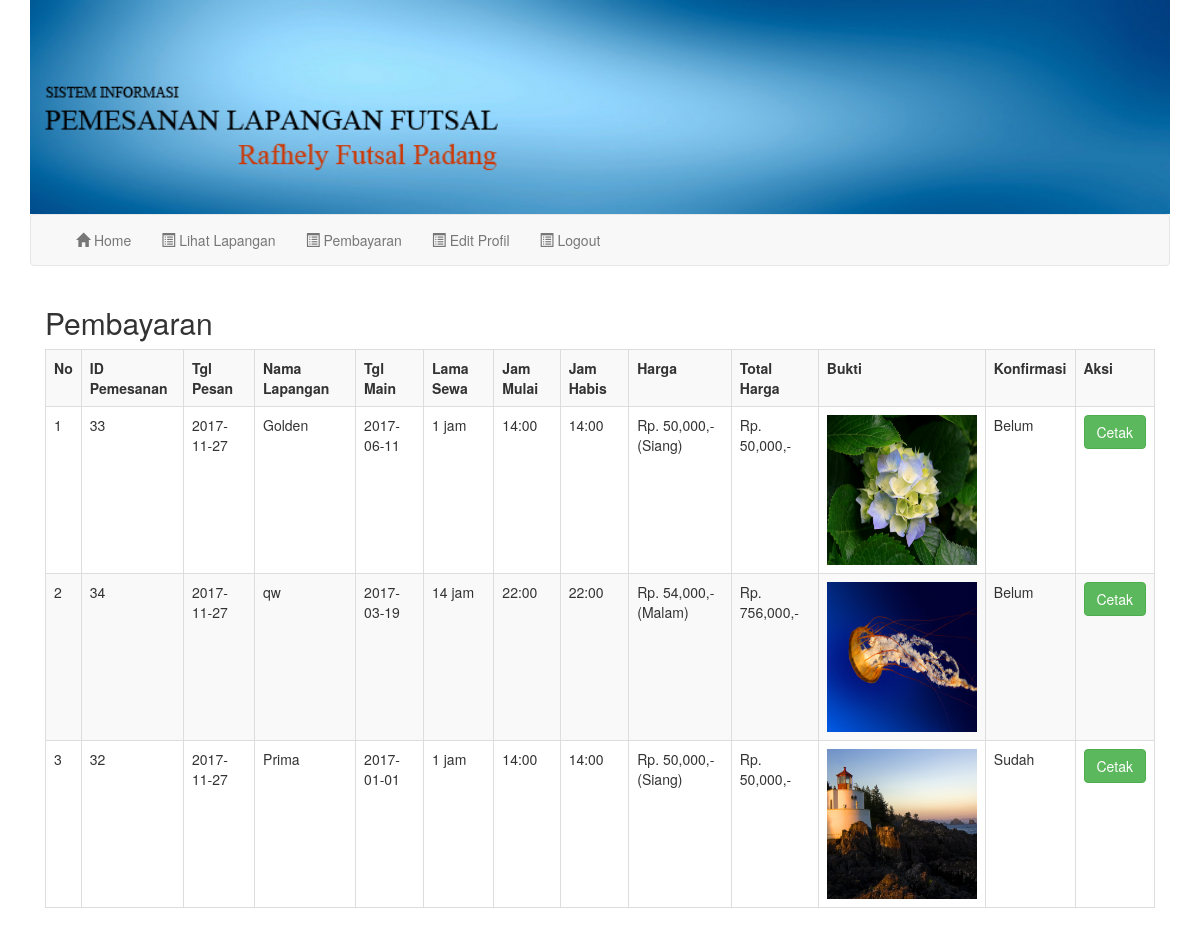
Page /index.php?view=bayar (signed in) on the committed database.
### tables this page shows
CREATE TABLE `sewa` (
  `idsewa` int(11) NOT NULL,
  `iduser` int(11) NOT NULL,
  `idlap` int(11) NOT NULL,
  `tgl_pesan` date NOT NULL,
  `lama` int(11) NOT NULL,
  `jmulai` datetime NOT NULL,
  `jhabis` datetime NOT NULL,
  `jns` varchar(10) NOT NULL,
  `harga` int(11) NOT NULL,
  `tot` int(11) NOT NULL
);

CREATE TABLE `lapangan` (
  `idlap` int(11) NOT NULL,
  `nm` varchar(35) NOT NULL,
  `ket` text NOT NULL,
  `harga1` int(11) NOT NULL,
  `harga2` int(11) NOT NULL,
  `f1` text NOT NULL,
  `f2` text NOT NULL,
  `f3` text NOT NULL
);

CREATE TABLE `bayar` (
  `idbayar` int(11) NOT NULL,
  `idsewa` int(11) NOT NULL,
  `bukti` text NOT NULL,
  `tgl_upload` date NOT NULL,
  `konfirmasi` varchar(10) NOT NULL
);

### bayar.php (the view, shortened to what this page needs)
<?php
if($_GET[id]==""){
?>
<h2>Pembayaran</h2>
				<table width='478' border='1' class='table table-bordered table-striped'>
  <tr>
    <th>No</th><th>ID Pemesanan</th><th>Tgl Pesan</th><th>Nama Lapangan</th><th>Tgl Main</th><th>Lama Sewa</th><th>Jam Mulai</th><th>Jam Habis</th><th>Harga</th><th>Total Harga</th><th>Bukti</th><th>Konfirmasi</th><th>Aksi</th>
  </tr>
  <?php
  $q=mysql_query("select * from sewa where iduser='$_SESSION[iduser]' order by jmulai desc");
$no=1;
 while($d=mysql_fetch_array($q)){
 $tg=substr("$d[jmulai]",0,10);
 $jmul=substr("$d[jmulai]",11,5);
 $jhab=substr("$d[jhabis]",11,5);
  $qb=mysql_query("select * from bayar where idsewa='$d[idsewa]'");
  if(mysql_num_rows($qb)>0){
  $b=mysql_fetch_array($qb);
  $konfirmasi="$b[konfirmasi]";
	if($b[konfirmasi]=="Sudah"){
		$cetak="<a href='cetak2.php?id=$d[idsewa]' target='_blank' class='btn btn-success'>Cetak</a>";
	}else{
		$cetak="<a href='cetak2.php?id=$d[idsewa]' target='_blank' class='btn btn-success'>Cetak</a>";
	}
  }else{
  $konfirmasi="Belum";
  $bayar="<a href='index.php?view=bayar&id=$d[idsewa]' class='btn btn-info'> Bayar </a>";
  $cetak="<a href='cetak2.php?id=$d[idsewa]' target='_blank' class='btn btn-success'>Cetak</a>";
  }
  $lap=mysql_fetch_array(mysql_query("select * from lapangan where idlap='$d[idlap]'"));
  $qqb=mysql_query("select * from bayar where idsewa='$d[idsewa]'");
  $bb=mysql_fetch_array($qqb);
  if($bb[bukti]!=""){
  $bukti="<img src='bukti/$bb[bukti]' height='150' width='150' />";
  }else{
  $bukti="Belum ada";
  }
  echo"
  <tr>
	<td>$no</td><td>$d[idsewa]</td><td>$d[tgl_pesan]</td><td>$lap[nm]</td><td>$tg</td><td>$d[lama] jam</td><td>$jmul</td><td>$jhab</td>";?><td><?php echo "Rp. ".number_format($d[harga]).",- ($d[jns])"?></td><td><?php echo "Rp. ".number_format($d[tot]).",-"?></td><?php echo"<td>$bukti</td><td>$konfirmasi</td><td>$bayar $cetak</td>
  </tr>";
  $no++;
  }
  ?>
</table>
<?php
}
?>

### index.php (shortened to what this page needs)
<!DOCTYPE html>
<html lang="en">
  <head>
    <link href="asset/css/bootstrap.min.css" rel="stylesheet">
    <link href="asset/css/style.css" rel="stylesheet">
    <link href="asset/css/datepicker.css" rel="stylesheet">
  </head>
<body>
  <div class="container">
      <img style="width:100%;" src="asset/images/header.jpg" />
      <nav class="navbar navbar-default">
        <div class="container-fluid">
          <div id="navbar" class="navbar-collapse collapse">
            <?php
              include "menu.php";
            ?>
          </div>
        </div>
      </nav>
  <div class="post text">
<?php
  if (isset($_GET['view'])){
      echo "<div class='col-md-12'>";
         include "content.php";
      echo "</div>";
  }
?>
</div>
<br/>
<div>
        <div class="container">
            <div class="row">
            </div>
        </div>
</div>
  </body>
</html>

### menu.php (shortened to what this page needs)
         <ul class="nav navbar-nav">
         <li><a href="index.php"><i class="glyphicon glyphicon-home"></i> Home</a></li>
         <?php
if($_SESSION[iduser]!=""){
?>
<li><a href="?view=lap"><i class="glyphicon glyphicon-list-alt"></i> Lihat Lapangan</a></li>
         <li><a href="?view=bayar"><i class="glyphicon glyphicon-list-alt"></i> Pembayaran</a></li>
         <li><a href="?view=profil"><i class="glyphicon glyphicon-list-alt"></i> Edit Profil</a></li>
         <li><a href="logout.php"><i class="glyphicon glyphicon-list-alt"></i> Logout</a></li>
<?php
}
?>
       </ul>

### content.php
<?php
	if ($_GET['view']=='home' OR $_GET['view']==''){
		include "view_home.php";
	}elseif($_GET['view']=='halaman'){
		include "view_halaman.php";
	}elseif($_GET['view']=='pendaftaran'){
		include "pendaftaran.php";
	}elseif($_GET['view']=='sukses'){
		include "view_sukses.php";
	}elseif($_GET['view']=='lap'){
		include "lap.php";
	}elseif($_GET['view']=='pesan'){
		include "pesan.php";
	}elseif($_GET['view']=='profil'){
		include "profil.php";
	}elseif($_GET['view']=='bayar'){
		include "bayar.php";
	}
?>

### asset/css/style.css (style rules this page uses)
body .container .post { min-height: 300px }

### rows in the picture
sewa: idsewa "33", tgl_pesan "2017-11-27", idlap.nm "Golden", jmulai "2017-06-11", lama "1", jmulai "14:00", jhabis "14:00", harga "50,000", jns "Siang", tot "50,000", bayar.bukti (picture), bayar.konfirmasi "Belum"
sewa: idsewa "34", tgl_pesan "2017-11-27", idlap.nm "qw", jmulai "2017-03-19", lama "14", jmulai "22:00", jhabis "22:00", harga "54,000", jns "Malam", tot "756,000", bayar.bukti (picture), bayar.konfirmasi "Belum"
sewa: idsewa "32", tgl_pesan "2017-11-27", idlap.nm "Prima", jmulai "2017-01-01", lama "1", jmulai "14:00", jhabis "14:00", harga "50,000", jns "Siang", tot "50,000", bayar.bukti (picture), bayar.konfirmasi "Sudah"
